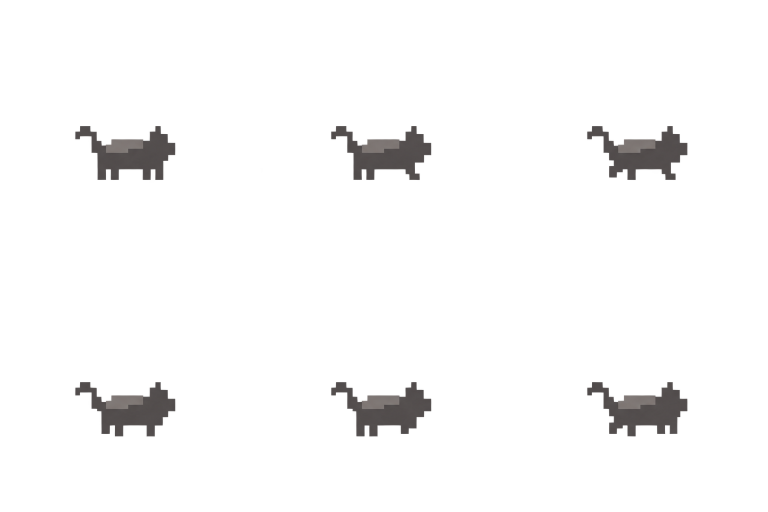
#> input picture assets/characters/animals/cat/generated/cat_walk_ai_source.png, 1536 x 1024 px, given in place of rat_walk_ai_source.png, which was not available (shown at 1/2 size)
$ python prepare_animal_sprites.py
#> lines starting #> are read from the running program, lines starting #| are printed output that depends on the picture; after the words box and inside, x2 and y2 are one past the last pixel; in counts of white or black regions, pixels touching at a corner belong together
"""AI 동물 시트를 원본 에셋 팔레트·64px 셀에 맞추는 오프라인 작업.

Pillow가 필요하다. 게임 실행에는 사용하지 않으며 기존 캐릭터 PNG는 수정하지 않는다.
"""

from pathlib import Path
import hashlib
import json

from PIL import Image


ROOT = Path(__file__).resolve().parents[1]
ANIMALS = ROOT / "assets" / "characters" / "animals"
PALETTE = ((89, 87, 87), (128, 123, 122), (42, 30, 35), (79, 52, 47))
CONFIGS = {"rat": (13, 5), "cat": (16, 9)}
ALPHA_CUTOFF = 230
COVERAGE_CUTOFF = 96


def prepare(species, size):
#> called with species = 'rat', size = (13, 5)
    folder = ANIMALS / species
    source = folder / "generated" / f"{species}_walk_ai_source.png"
    with Image.open(source) as image:
#> image is the input picture: PIL image 1536x1024 RGBA; mean R, G, B, A 16.7, 15.6, 15.3, 10.6
        raw = image.convert("RGBA")
    if raw.size != (1536, 1024):
        raise ValueError(f"Unexpected source size: {source}: {raw.size}")
    cells, bounds = [], []
    for i in range(6):
        x, y = i % 3 * 512, i // 3 * 512
        cell = raw.crop((x, y, x + 512, y + 512))
        alpha = cell.getchannel("A").point(lambda a: 255 if a >= ALPHA_CUTOFF else 0)
        cell.putalpha(alpha)
        box = alpha.getbbox()
        if box is None:
            raise ValueError(f"Empty source frame: {species}/{i}")
        cells.append(cell)
        bounds.append(box)
#> this loop made 6 passes
#> box on passes 1 to 6: (151, 253, 350, 359), (151, 253, 350, 359), (151, 253, 350, 359), (151, 253, 350, 360), (151, 253, 350, 360), (151, 253, 350, 360)
#> pass 1, in prepare, `cell = raw.crop((x, y, x + 512, y + 512))`:
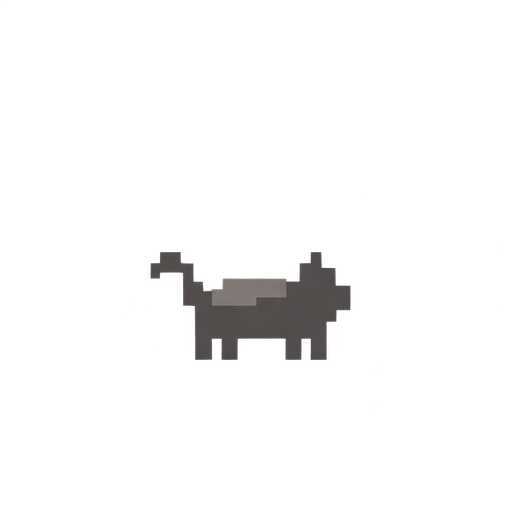
#> cell: PIL image 512x512 RGBA; mean R, G, B, A 16.9, 15.7, 15.4, 10.9; transparent parts drawn white
#> pass 1, in prepare, `alpha = cell.getchannel("A").point(lambda a: 255 if a >= ALPHA_CUTOFF ..`:
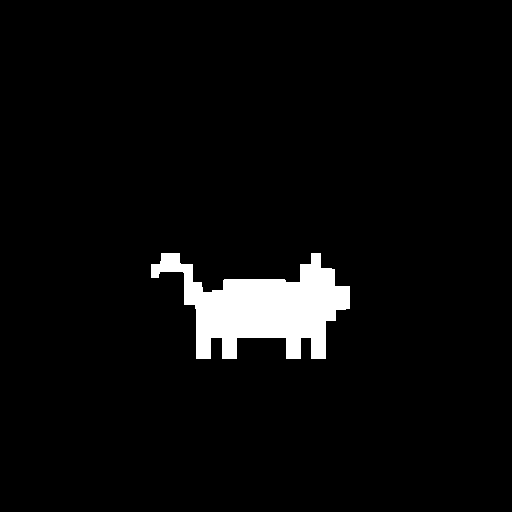
#> alpha: PIL image 512x512 L; 4.2% white; 1 white region, box (x1, y1, x2, y2) and area: (151, 253, 350, 359) 10913
#> pass 2, in prepare, `alpha = cell.getchannel("A").point(lambda a: 255 if a >= ALPHA_CUTOFF ..`:
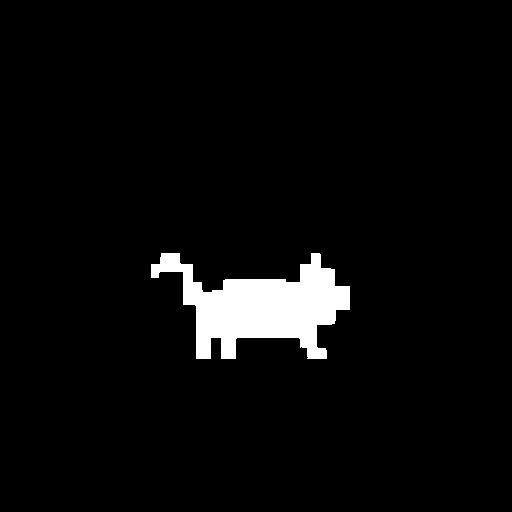
#> alpha: PIL image 512x512 L; 4.1% white; 1 white region, box (x1, y1, x2, y2) and area: (151, 253, 350, 359) 10619
#> after the loop:
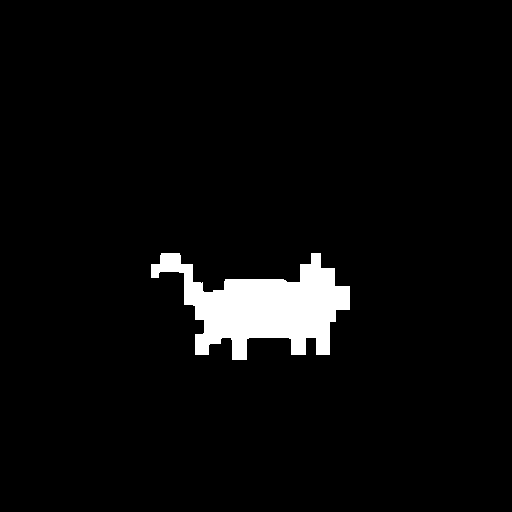
#> alpha: PIL image 512x512 L; 4.1% white; 1 white region, box (x1, y1, x2, y2) and area: (151, 253, 350, 360) 10789
#> after the loop, bounds = [(151, 253, 350, 359), (151, 253, 350, 359), (151, 253, 350, 359), (151, 253, 350, 360), (151, 253, 350, 360), (151, 253, 350, 360)]; cells = 6 items
    # 공통 X 범위와 높이를 사용한다. 프레임별 발 끝의 1~2px 원본 오차만 정렬한다.
    left, right = min(b[0] for b in bounds), max(b[2] for b in bounds)
#> left = 151; right = 350
    height = max(b[3] for b in bounds) - min(b[1] for b in bounds)
#> height = 107
    frames = []
    sheet = Image.new("RGBA", (64 * 6, 64))
#> sheet: PIL image 384x64 RGBA; every value is 0
    for i, (cell, box) in enumerate(zip(cells, bounds)):
        body = cell.crop((left, box[3] - height, right, box[3])).resize(size, Image.Resampling.BOX)
        pixels = []
        for r, g, b, a in (body.getpixel((x, y)) for y in range(body.height) for x in range(body.width)):
            if a < COVERAGE_CUTOFF:
                pixels.append((0, 0, 0, 0))
            else:
                color = min(PALETTE, key=lambda c: (c[0] - r) ** 2 + (c[1] - g) ** 2 + (c[2] - b) ** 2)
                pixels.append((*color, 255))
        body.putdata(pixels)
        frame = Image.new("RGBA", (64, 64))
        frame.paste(body, (32 - size[0] // 2, 44 - size[1]))
        if frame.getbbox() is None:
            raise ValueError(f"Empty prepared frame: {species}/{i}")
        frames.append(frame)
        sheet.paste(frame, (i * 64, 0))
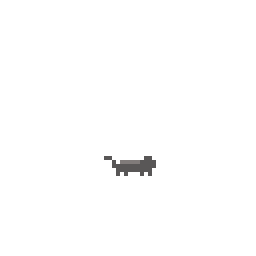
#> frame: PIL image 64x64 RGBA (shown 4 times larger); mean R, G, B, A 0.9, 0.9, 0.8, 2.4; transparent parts drawn white
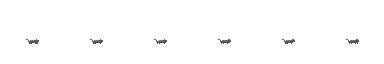
#> sheet: PIL image 384x64 RGBA; mean R, G, B, A 0.9, 0.8, 0.8, 2.3; transparent parts drawn white
#> after the loop, frames = 6 items
    output = folder / f"{species}_walk.png"
    sheet.save(output)
    metadata = {
        "format": "veilbound-grid-animations", "schema_version": 1,
        "image": output.name, "image_sha256": hashlib.sha256(output.read_bytes()).hexdigest(),
        "image_size": {"width": 384, "height": 64},
        "grid": {"cell_width": 64, "cell_height": 64, "columns": 6, "rows": 1, "margin": 0, "spacing": 0},
        "coordinates": {"origin": "top_left", "index_base": 0, "units": "source_pixels"},
        "anchor": {"x": 32, "y": 44, "origin": "frame_top_left", "status": "prepared_shared_feet_reference_not_gameplay_verified"},
        "source_facing": "right", "default_animation": "walk",
        "timing_status": "initial_tuning_values_not_playtested",
        "runtime_status": "asset_only_not_integrated",
        "animations": {"walk": {"enabled": True, "loop": True, "row": 0, "columns": list(range(6)), "frame_duration_ms": 100}},
        "provenance": {
            "type": "ai_generated_then_python_pixel_cleanup", "source": f"generated/{source.name}",
            "source_sha256": hashlib.sha256(source.read_bytes()).hexdigest(),
            "source_grid": {"columns": 3, "rows": 2, "cell_width": 512, "cell_height": 512},
            "processor": "tools/prepare_animal_sprites.py", "body_box_size": list(size),
            "alpha_cutoff": ALPHA_CUTOFF, "coverage_cutoff": COVERAGE_CUTOFF,
            "palette_rgb": [list(c) for c in PALETTE],
        },
    }
    (folder / "animations.json").write_text(json.dumps(metadata, ensure_ascii=False, indent=2) + "\n", encoding="utf-8")
    print(species, "bounds", [f.getbbox() for f in frames], "unique", len({f.tobytes() for f in frames}))
#| rat bounds [(26, 39, 39, 44), (26, 39, 39, 44), (26, 39, 39, 44), (26, 39, 39, 44), (26, 39, 39, 44), (26, 39, 39, 44)] unique 6
    return frames


if __name__ == "__main__":
    for species, size in CONFIGS.items():
        prepare(species, size)
